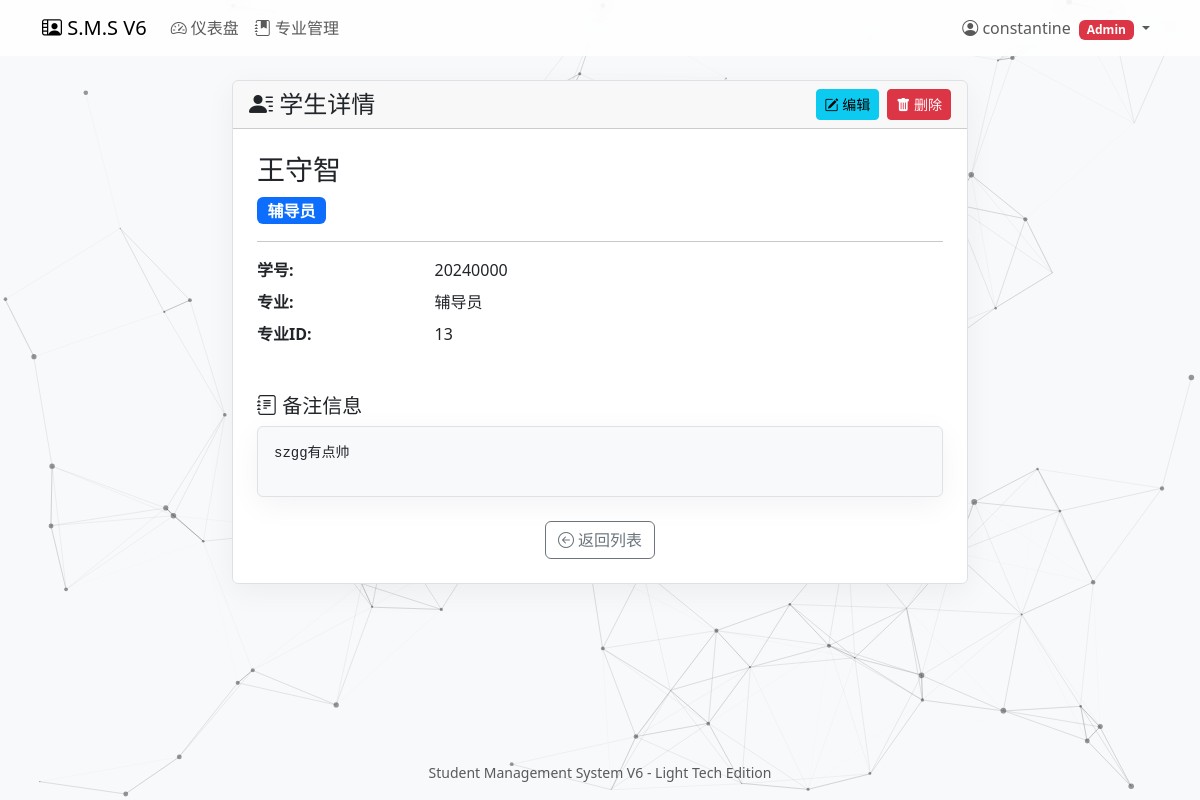
The app's page /profile/20240000 (signed in) with its own data.
### app/models.py (models this page shows, shortened)
class User(UserMixin, db.Model):
    __tablename__ = 'users'
    id = db.Column(db.Integer, primary_key=True)
    username = db.Column(db.String(64), unique=True, nullable=False, index=True)
    password_hash = db.Column(db.String(256), nullable=False)
    role = db.Column(db.String(10), nullable=False, default='guest')
    logs = db.relationship('AuditLog', backref='user', lazy='dynamic')
    def is_admin(self):
        return self.role == 'admin'

class StudentInfo(db.Model):
    __tablename__ = 'student_info'
    student_id = db.Column(db.Integer, primary_key=True)
    student_name = db.Column(db.String(100), nullable=False)
    major_id = db.Column(db.Integer, db.ForeignKey('majors.id'), nullable=False)
    notes = db.Column(db.Text, nullable=True)

class Major(db.Model):
    __tablename__ = 'majors'
    id = db.Column(db.Integer, primary_key=True)
    major_name = db.Column(db.String(100), unique=True, nullable=False)
    students = db.relationship('StudentInfo', backref='major', lazy='dynamic')

### app/main/routes.py (the view)
@main.route('/profile/<int:student_id>')
@login_required
def view_profile(student_id):
    student = StudentInfo.query.get_or_404(student_id)
    return render_template('view_profile.html', title=f"学生详情 - {student.student_name}", student=student)

### app/models.py (called while the page is built)
@login_manager.user_loader
def load_user(user_id):
    return User.query.get(int(user_id))

### app/templates/view_profile.html (shortened to what this page needs)
{% extends "base.html" %}
{% block content %}
<div class="row justify-content-center">
    <div class="col-lg-8">
        <div class="card">
            <div class="card-header d-flex justify-content-between align-items-center">
                <h4 class="mb-0"><i class="bi bi-person-lines-fill"></i> 学生详情</h4>
                {% if current_user.is_authenticated and current_user.is_admin() %}
                <div>
                    <a href="{{ url_for('main.edit_student', stu_id=student.student_id) }}" class="btn btn-sm btn-info me-1">
                        <i class="bi bi-pencil-square"></i> 编辑
                    </a>
                    <form action="{{ url_for('main.delete_student', stu_id=student.student_id) }}" method="post" class="d-inline">
                        <button type="submit" class="btn btn-sm btn-danger"
                                onclick="return confirm('您确定要删除这位学生吗？');">
                            <i class="bi bi-trash-fill"></i> 删除
                        </button>
                    </form>
                </div>
                {% endif %}
            </div>
            <div class="card-body p-4">
                <div class="row g-4">
                    <div class="col-md-12">
                        <h3>{{ student.student_name }}</h3>
                        <p class="fs-5 text-muted">
                            <span class="badge bg-primary fs-6">{{ student.major.major_name }}</span>
                        </p>
                        <hr>
                        <dl class="row">
                            <dt class="col-sm-3">学号:</dt>
                            <dd class="col-sm-9">{{ student.student_id }}</dd>
                            <dt class="col-sm-3">专业:</dt>
                            <dd class="col-sm-9">{{ student.major.major_name }}</dd>
                            <dt class="col-sm-3">专业ID:</dt>
                            <dd class="col-sm-9">{{ student.major_id }}</dd>
                        </dl>
                    </div>
                </div>
                {% if student.notes or (current_user.is_authenticated and current_user.is_admin()) %}
                <div class="mt-4">
                    <h5><i class="bi bi-journal-text"></i> 备注信息</h5>
                    <div class="card" style="background-color: #f8f9fa;">
                        <div class="card-body">
                            {% if student.notes %}
                                <pre style="white-space: pre-wrap; word-wrap: break-word;">{{ student.notes }}</pre>
                            {% else %}
                                <p class="text-muted fst-italic">暂无备注。 (管理员可点击 "编辑" 添加)</p>
                            {% endif %}
                        </div>
                    </div>
                </div>
                {% endif %}
                <div class="mt-4 text-center">
                    <a href="{{ url_for('main.index') }}" class="btn btn-outline-secondary">
                        <i class="bi bi-arrow-left-circle"></i> 返回列表
                    </a>
                </div>
            </div>
        </div>
    </div>
</div>
{% endblock %}

### app/templates/base.html (shortened to what this page needs)
<!DOCTYPE html>
<html lang="zh-CN" data-bs-theme="light">
<head>
    <link href="https://cdn.jsdelivr.net/npm/bootstrap@5.3.3/dist/css/bootstrap.min.css" rel="stylesheet">
    <link href="https://cdn.jsdelivr.net/npm/bootstrap-icons@1.11.3/font/bootstrap-icons.min.css" rel="stylesheet">
</head>
<body class="d-flex flex-column min-vh-100">
    <div id="particles-js"></div>
    <nav class="navbar navbar-expand-lg navbar-light bg-light mb-4 sticky-top" style="background-color: rgba(255, 255, 255, 0.8) !important; backdrop-filter: blur(10px);">
        <div class="container">
            <a class="navbar-brand" href="{{ url_for('main.index') }}"><i class="bi bi-person-video2"></i> S.M.S V6</a>
            <div class="collapse navbar-collapse" id="navbarNav">
                <ul class="navbar-nav me-auto mb-2 mb-lg-0">
                    <li class="nav-item">
                        <a class="nav-link" href="{{ url_for('main.index') }}"><i class="bi bi-speedometer2"></i> 仪表盘</a>
                    </li>
                    {% if current_user.is_authenticated and current_user.is_admin() %}
                        <li class="nav-item">
                            <a class="nav-link" href="{{ url_for('main.manage_majors') }}"><i class="bi bi-journal-bookmark-fill"></i> 专业管理</a>
                        </li>
                    {% endif %}
                </ul>
                <ul class="navbar-nav ms-auto mb-2 mb-lg-0">
                    {% if current_user.is_authenticated %}
                        <li class="nav-item dropdown">
                            <a class="nav-link dropdown-toggle" href="#" id="navbarDropdown" role="button" data-bs-toggle="dropdown" aria-expanded="false">
                                <i class="bi bi-person-circle"></i> {{ current_user.username }}
                                {% if current_user.is_admin() %}<span class="badge bg-danger ms-1">Admin</span>{% else %}<span class="badge bg-secondary ms-1">Guest</span>{% endif %}
                            </a>
                        </li>
                    {% endif %}
                </ul>
            </div>
        </div>
    </nav>
    <main class="container pb-5">
        {% block content %}{% endblock %}
    </main>
    <footer class="mt-auto text-center text-muted py-3">
        <small>Student Management System V6 - Light Tech Edition</small>
    </footer>
</body>
</html>

### app/templates/base.html (style rules this page uses)
#particles-js { position: fixed; width: 100%; height: 100%; top: 0; left: 0; z-index: -10; background-color: #f8f9fa; }
body { background-color: #f8f9fa; color: #212529; }
.card { background-color: #ffffff; border: 1px solid #dee2e6; box-shadow: 0 8px 30px rgba(0,0,0,0.05); animation: fadeIn 0.5s ease-out; }
.btn, .nav-link, .btn-group > .btn, .list-group-item { transition: all 0.3s ease; }

### records on screen
User: username "constantine"
StudentInfo: student_name "王守智", student_id "20240000", major_id "13", notes "szgg有点帅"
Major: major.major_name "辅导员"
